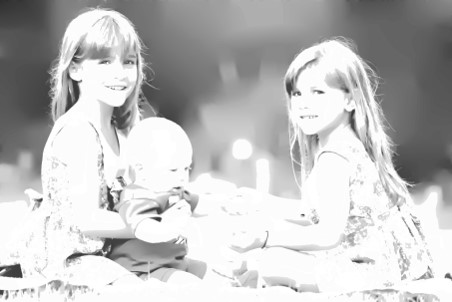
%> input picture 22.jpg, 452 x 302 px
$ octave --eval "result = convertLAB('22.jpg');"   (GNU Octave 9; MATLAB toolbox functions it lacks are replaced by stand-ins)
%> lines starting %> are read from the running program, lines starting %| are printed output that depends on the picture
function [l,a,b] = convertLAB(filename)
%> called with filename = '22.jpg'
    rgbImage = im2double(imread(filename));
%> rgbImage: size 302x452x3 double; min 0.176, max 1, mean 0.752
    colorTransform = makecform('srgb2lab');
    lab = applycform(rgbImage, colorTransform);
%> lab: size 302x452x3 double; mean of channels 1, 2, 3 76.9, 0, 0
    l = lab(:, :, 1);  % Extract the L image.
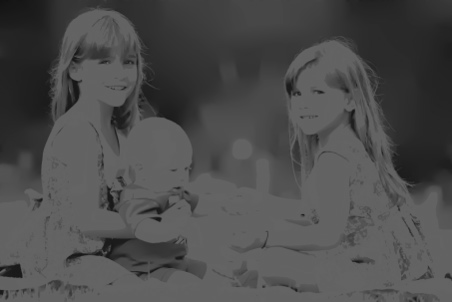
%> l: size 302x452 double; min 18.47, max 100, mean 76.9
    a = lab(:, :, 2);  % Extract the A image.
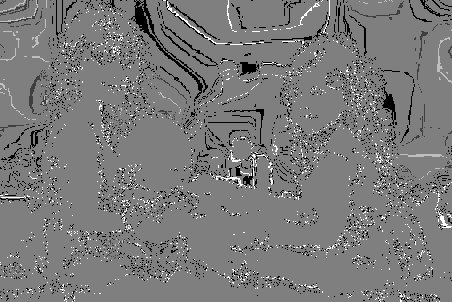
%> a: size 302x452 double; min -5.55e-14, max 5.55e-14, mean -2.18e-15; drawn with min black and max white
    b = lab(:, :, 3);  % Extract the B image.
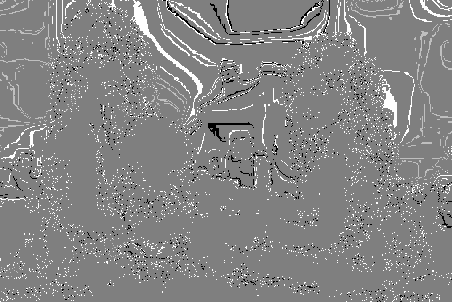
%> b: size 302x452 double; min -2.22e-14, max 2.22e-14, mean 9.94e-16; drawn with min black and max white
    l = (l - min(min(l)))/(max(max(l)) - min(min(l))); %Normalize.
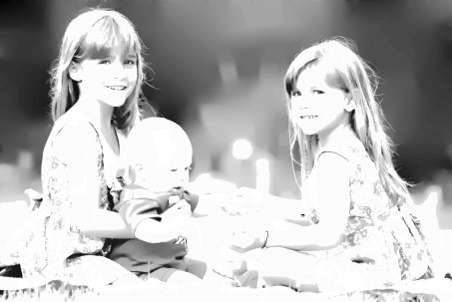
%> l: size 302x452 double; min 0, max 1, mean 0.716
    a = (a - min(min(a)))/(max(max(a)) - min(min(a)));
    b = (b - min(min(b)))/(max(max(b)) - min(min(b)));
end
